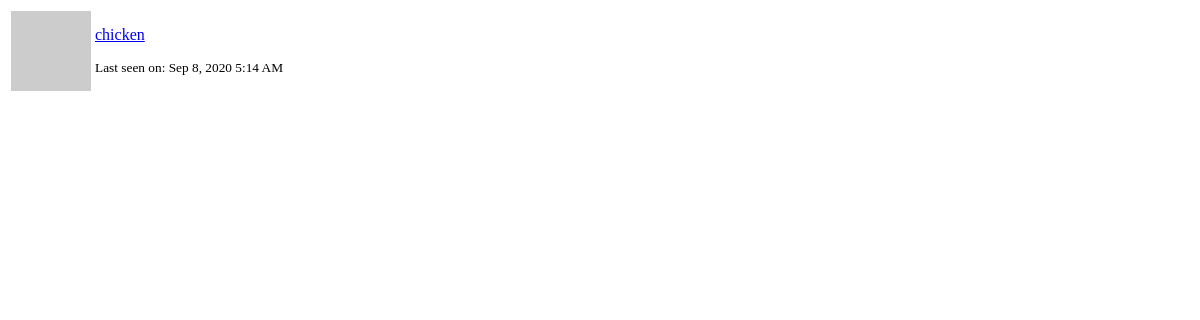
The page /user/chicken/popup (signed in) on the database as committed earlier.
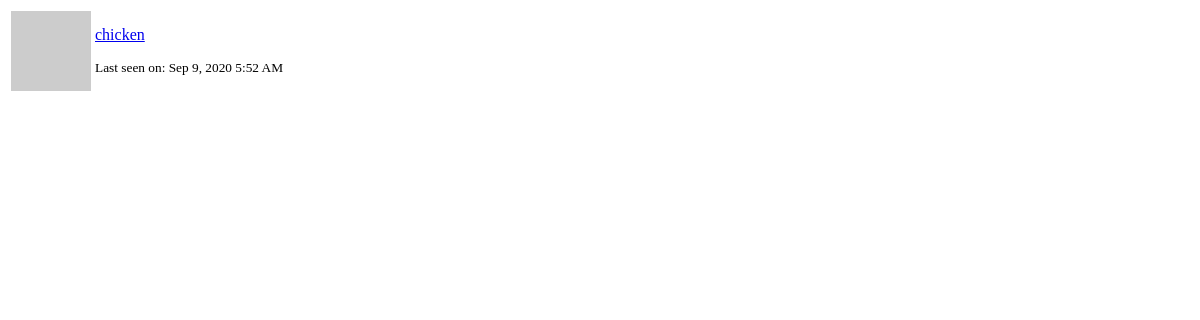
The same page on the database as committed later.
### app/models.py (models this page shows, shortened)
class User(UserMixin, db.Model):
    id = db.Column(db.Integer, primary_key=True)
    username = db.Column(db.String(64), index=True, unique=True)
    email = db.Column(db.String(120), index=True, unique=True)
    password_hash = db.Column(db.String(128))
    posts = db.relationship('Post', backref='author', lazy='dynamic')
    about_me = db.Column(db.String(140))
    representative = db.Column(db.String(100))
    constituency = db.Column(db.String(100))
    postcode = db.Column(db.String(64))
    last_seen = db.Column(db.DateTime, default=datetime.utcnow)
    followed = db.relationship(
        'User', secondary=followers,
        primaryjoin=(followers.c.follower_id == id),
        secondaryjoin=(followers.c.followed_id == id),
        backref=db.backref('followers', lazy='dynamic'), lazy='dynamic')
    def avatar(self, size):
        digest = md5(self.email.lower().encode('utf-8')).hexdigest()
        return 'https://www.gravatar.com/avatar/{}?d=identicon&s={}'.format(
            digest, size)

### app/main/routes.py (the view)
@bp.route('/user/<username>/popup')
@login_required
def user_popup(username):
    user = User.query.filter_by(username=username).first_or_404()
    form = EmptyForm()
    return render_template('user_popup.html', user=user, form=form)

### app/main/routes.py (called while the page is built)
@bp.before_request
def before_request():
    if current_user.is_authenticated:
        current_user.last_seen = datetime.utcnow()
        db.session.commit()
        g.search_form = SearchForm()
    g.locale = str(get_locale())

### app/models.py (called while the page is built)
@login.user_loader
def load_user(id):
    return User.query.get(int(id))

    @classmethod
    def before_commit(cls, session):
        session._changes = {
            'add': list(session.new),
            'update': list(session.dirty),
            'delete': list(session.deleted)
        }

    @classmethod
    def after_commit(cls, session):
        for obj in session._changes['add']:
            if isinstance(obj, SearchableMixin):
                add_to_index(obj.__tablename__, obj)
        for obj in session._changes['update']:
            if isinstance(obj, SearchableMixin):
                add_to_index(obj.__tablename__, obj)
        for obj in session._changes['delete']:
            if isinstance(obj, SearchableMixin):
                remove_from_index(obj.__tablename__, obj)
        session._changes = None

### app/templates/user_popup.html (shortened to what this page needs)
<table class="table">
    <tr>
        <td width="64" style="border: 0px;"><img src="{{ user.avatar(64) }}"></td>
        <td style="border: 0px;">
            <p><a href="{{ url_for('main.user', username=user.username) }}">{{ user.username }}</a></p>
            <small>
                {% if user.last_seen %}
                <p>{{ ('Last seen on') }}: {{ moment(user.last_seen).format('lll') }}</p>
                {% endif %}
            </small>
        </td>
    </tr>
</table>

Rows that differ between the two databases and show on the page:
changed User "chicken": last_seen "Sep 8, 2020 5:14 AM" → "Sep 9, 2020 5:52 AM"
